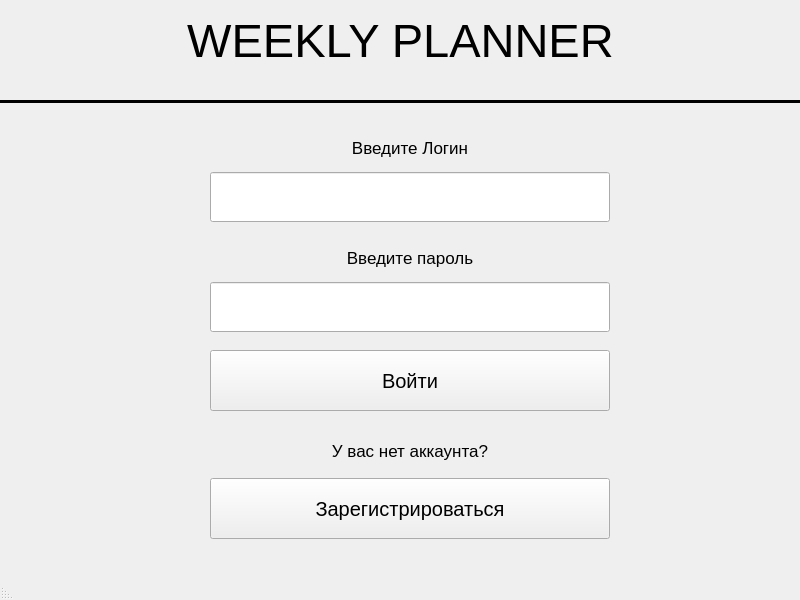
<?xml version="1.0" encoding="UTF-8"?>
<ui version="4.0">
 <class>MainWindow</class>
 <widget class="QMainWindow" name="MainWindow">
  <property name="geometry">
   <rect>
    <x>0</x>
    <y>0</y>
    <width>800</width>
    <height>600</height>
   </rect>
  </property>
  <property name="windowTitle">
   <string>MainWindow</string>
  </property>
  <property name="layoutDirection">
   <enum>Qt::RightToLeft</enum>
  </property>
  <widget class="QWidget" name="centralwidget">
   <widget class="QLabel" name="label">
    <property name="geometry">
     <rect>
      <x>10</x>
      <y>10</y>
      <width>781</width>
      <height>61</height>
     </rect>
    </property>
    <property name="minimumSize">
     <size>
      <width>0</width>
      <height>61</height>
     </size>
    </property>
    <property name="maximumSize">
     <size>
      <width>800</width>
      <height>61</height>
     </size>
    </property>
    <property name="font">
     <font>
      <pointsize>35</pointsize>
     </font>
    </property>
    <property name="contextMenuPolicy">
     <enum>Qt::NoContextMenu</enum>
    </property>
    <property name="layoutDirection">
     <enum>Qt::LeftToRight</enum>
    </property>
    <property name="text">
     <string notr="true">WEEKLY PLANNER</string>
    </property>
    <property name="textFormat">
     <enum>Qt::AutoText</enum>
    </property>
    <property name="alignment">
     <set>Qt::AlignCenter</set>
    </property>
    <property name="wordWrap">
     <bool>false</bool>
    </property>
    <property name="margin">
     <number>0</number>
    </property>
    <property name="indent">
     <number>-1</number>
    </property>
    <property name="openExternalLinks">
     <bool>false</bool>
    </property>
   </widget>
   <widget class="Line" name="line">
    <property name="geometry">
     <rect>
      <x>0</x>
      <y>100</y>
      <width>800</width>
      <height>3</height>
     </rect>
    </property>
    <property name="minimumSize">
     <size>
      <width>0</width>
      <height>0</height>
     </size>
    </property>
    <property name="sizeIncrement">
     <size>
      <width>0</width>
      <height>0</height>
     </size>
    </property>
    <property name="baseSize">
     <size>
      <width>0</width>
      <height>0</height>
     </size>
    </property>
    <property name="palette">
     <palette>
      <active>
       <colorrole role="WindowText">
        <brush brushstyle="SolidPattern">
         <color alpha="255">
          <red>0</red>
          <green>0</green>
          <blue>0</blue>
         </color>
        </brush>
       </colorrole>
       <colorrole role="Dark">
        <brush brushstyle="SolidPattern">
         <color alpha="255">
          <red>0</red>
          <green>0</green>
          <blue>0</blue>
         </color>
        </brush>
       </colorrole>
       <colorrole role="Mid">
        <brush brushstyle="SolidPattern">
         <color alpha="255">
          <red>0</red>
          <green>0</green>
          <blue>0</blue>
         </color>
        </brush>
       </colorrole>
       <colorrole role="Text">
        <brush brushstyle="SolidPattern">
         <color alpha="255">
          <red>0</red>
          <green>0</green>
          <blue>0</blue>
         </color>
        </brush>
       </colorrole>
       <colorrole role="ButtonText">
        <brush brushstyle="SolidPattern">
         <color alpha="255">
          <red>0</red>
          <green>0</green>
          <blue>0</blue>
         </color>
        </brush>
       </colorrole>
      </active>
      <inactive>
       <colorrole role="WindowText">
        <brush brushstyle="SolidPattern">
         <color alpha="255">
          <red>0</red>
          <green>0</green>
          <blue>0</blue>
         </color>
        </brush>
       </colorrole>
       <colorrole role="Dark">
        <brush brushstyle="SolidPattern">
         <color alpha="255">
          <red>0</red>
          <green>0</green>
          <blue>0</blue>
         </color>
        </brush>
       </colorrole>
       <colorrole role="Mid">
        <brush brushstyle="SolidPattern">
         <color alpha="255">
          <red>0</red>
          <green>0</green>
          <blue>0</blue>
         </color>
        </brush>
       </colorrole>
       <colorrole role="Text">
        <brush brushstyle="SolidPattern">
         <color alpha="255">
          <red>0</red>
          <green>0</green>
          <blue>0</blue>
         </color>
        </brush>
       </colorrole>
       <colorrole role="ButtonText">
        <brush brushstyle="SolidPattern">
         <color alpha="255">
          <red>0</red>
          <green>0</green>
          <blue>0</blue>
         </color>
        </brush>
       </colorrole>
      </inactive>
      <disabled>
       <colorrole role="WindowText">
        <brush brushstyle="SolidPattern">
         <color alpha="255">
          <red>0</red>
          <green>0</green>
          <blue>0</blue>
         </color>
        </brush>
       </colorrole>
       <colorrole role="Dark">
        <brush brushstyle="SolidPattern">
         <color alpha="255">
          <red>0</red>
          <green>0</green>
          <blue>0</blue>
         </color>
        </brush>
       </colorrole>
       <colorrole role="Mid">
        <brush brushstyle="SolidPattern">
         <color alpha="255">
          <red>0</red>
          <green>0</green>
          <blue>0</blue>
         </color>
        </brush>
       </colorrole>
       <colorrole role="Text">
        <brush brushstyle="SolidPattern">
         <color alpha="255">
          <red>0</red>
          <green>0</green>
          <blue>0</blue>
         </color>
        </brush>
       </colorrole>
       <colorrole role="ButtonText">
        <brush brushstyle="SolidPattern">
         <color alpha="255">
          <red>0</red>
          <green>0</green>
          <blue>0</blue>
         </color>
        </brush>
       </colorrole>
      </disabled>
     </palette>
    </property>
    <property name="font">
     <font>
      <pointsize>50</pointsize>
      <underline>false</underline>
      <strikeout>false</strikeout>
     </font>
    </property>
    <property name="frameShadow">
     <enum>QFrame::Sunken</enum>
    </property>
    <property name="lineWidth">
     <number>0</number>
    </property>
    <property name="midLineWidth">
     <number>5</number>
    </property>
    <property name="orientation">
     <enum>Qt::Horizontal</enum>
    </property>
   </widget>
   <widget class="QWidget" name="verticalLayoutWidget">
    <property name="geometry">
     <rect>
      <x>10</x>
      <y>130</y>
      <width>800</width>
      <height>101</height>
     </rect>
    </property>
    <layout class="QVBoxLayout" name="verticalLayout">
     <property name="rightMargin">
      <number>200</number>
     </property>
     <item>
      <widget class="QLabel" name="label_2">
       <property name="sizePolicy">
        <sizepolicy hsizetype="Preferred" vsizetype="Preferred">
         <horstretch>0</horstretch>
         <verstretch>0</verstretch>
        </sizepolicy>
       </property>
       <property name="maximumSize">
        <size>
         <width>400</width>
         <height>20</height>
        </size>
       </property>
       <property name="font">
        <font>
         <pointsize>13</pointsize>
        </font>
       </property>
       <property name="text">
        <string>Введите Логин</string>
       </property>
       <property name="alignment">
        <set>Qt::AlignCenter</set>
       </property>
      </widget>
     </item>
     <item>
      <widget class="QLineEdit" name="lineEdit">
       <property name="maximumSize">
        <size>
         <width>400</width>
         <height>50</height>
        </size>
       </property>
       <property name="font">
        <font>
         <pointsize>10</pointsize>
        </font>
       </property>
      </widget>
     </item>
    </layout>
   </widget>
   <widget class="QWidget" name="verticalLayoutWidget_2">
    <property name="geometry">
     <rect>
      <x>10</x>
      <y>240</y>
      <width>800</width>
      <height>101</height>
     </rect>
    </property>
    <layout class="QVBoxLayout" name="verticalLayout_2">
     <property name="rightMargin">
      <number>200</number>
     </property>
     <item>
      <widget class="QLabel" name="label_3">
       <property name="sizePolicy">
        <sizepolicy hsizetype="Preferred" vsizetype="Preferred">
         <horstretch>0</horstretch>
         <verstretch>0</verstretch>
        </sizepolicy>
       </property>
       <property name="maximumSize">
        <size>
         <width>400</width>
         <height>20</height>
        </size>
       </property>
       <property name="font">
        <font>
         <pointsize>13</pointsize>
        </font>
       </property>
       <property name="text">
        <string>Введите пароль</string>
       </property>
       <property name="alignment">
        <set>Qt::AlignCenter</set>
       </property>
      </widget>
     </item>
     <item>
      <widget class="QLineEdit" name="lineEdit_2">
       <property name="maximumSize">
        <size>
         <width>400</width>
         <height>50</height>
        </size>
       </property>
       <property name="font">
        <font>
         <pointsize>10</pointsize>
        </font>
       </property>
      </widget>
     </item>
    </layout>
   </widget>
   <widget class="QPushButton" name="VhodButton">
    <property name="geometry">
     <rect>
      <x>210</x>
      <y>350</y>
      <width>400</width>
      <height>61</height>
     </rect>
    </property>
    <property name="font">
     <font>
      <pointsize>15</pointsize>
     </font>
    </property>
    <property name="layoutDirection">
     <enum>Qt::RightToLeft</enum>
    </property>
    <property name="text">
     <string>Войти</string>
    </property>
   </widget>
   <widget class="QWidget" name="verticalLayoutWidget_3">
    <property name="geometry">
     <rect>
      <x>10</x>
      <y>430</y>
      <width>800</width>
      <height>121</height>
     </rect>
    </property>
    <layout class="QVBoxLayout" name="verticalLayout_3">
     <property name="rightMargin">
      <number>200</number>
     </property>
     <item>
      <widget class="QLabel" name="label_4">
       <property name="sizePolicy">
        <sizepolicy hsizetype="Preferred" vsizetype="Preferred">
         <horstretch>0</horstretch>
         <verstretch>0</verstretch>
        </sizepolicy>
       </property>
       <property name="maximumSize">
        <size>
         <width>400</width>
         <height>20</height>
        </size>
       </property>
       <property name="font">
        <font>
         <pointsize>13</pointsize>
        </font>
       </property>
       <property name="text">
        <string>У вас нет аккаунта?</string>
       </property>
       <property name="alignment">
        <set>Qt::AlignCenter</set>
       </property>
      </widget>
     </item>
     <item>
      <widget class="QPushButton" name="RegButton">
       <property name="maximumSize">
        <size>
         <width>400</width>
         <height>61</height>
        </size>
       </property>
       <property name="font">
        <font>
         <pointsize>15</pointsize>
        </font>
       </property>
       <property name="layoutDirection">
        <enum>Qt::RightToLeft</enum>
       </property>
       <property name="text">
        <string>Зарегистрироваться</string>
       </property>
      </widget>
     </item>
    </layout>
   </widget>
  </widget>
  <widget class="QStatusBar" name="statusbar"/>
 </widget>
 <resources/>
 <connections/>
</ui>
